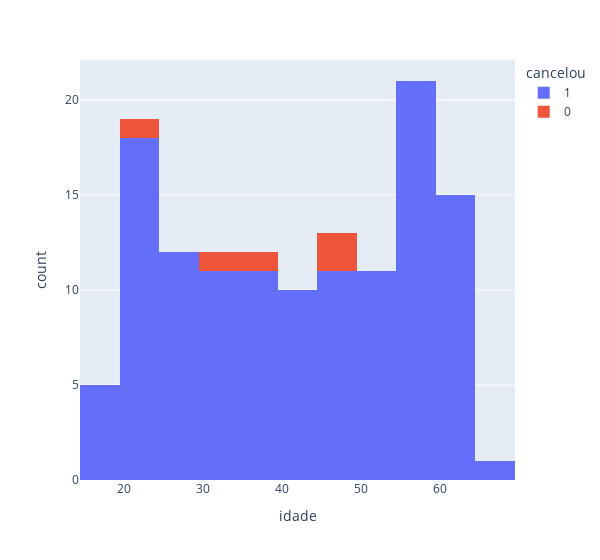
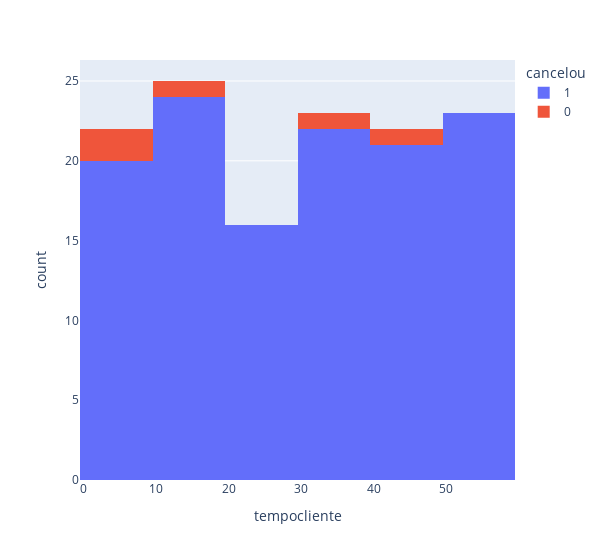
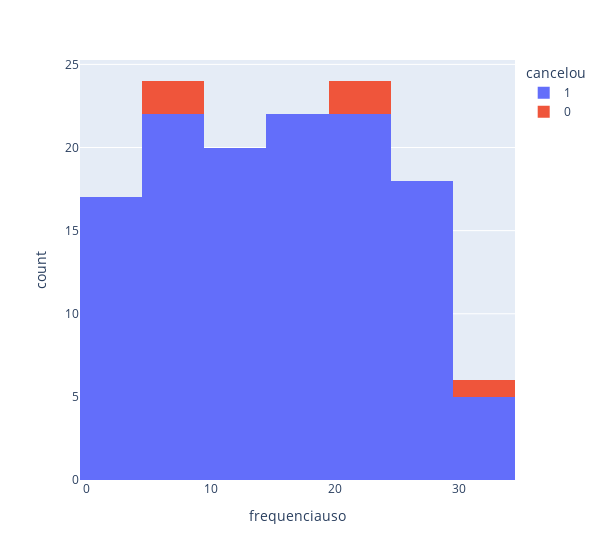
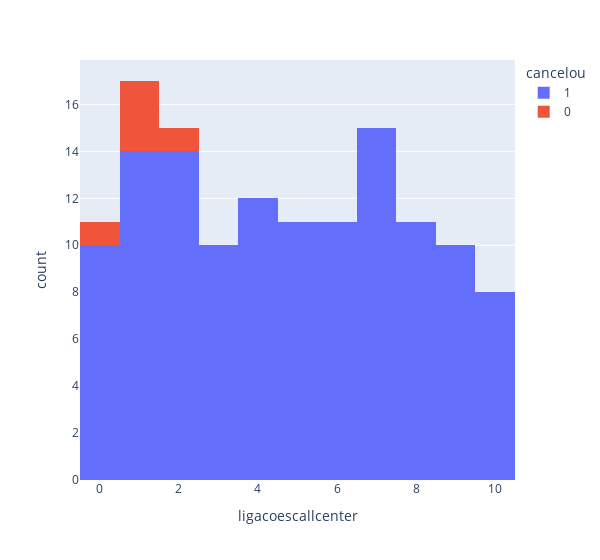

Source (notebook cell) for these figures, in order:
### Code cell
# 6 - faremos a criação de um gráfico para melhor vizualização dos cancelamentos
# importar da bilbioteca plotly (plotly.express) para graficos

import plotly.express as px

# criar o grafico de histograma dentro de uma variável
# histogram - seria o modelo de grafico
# iremos criar os graficos para compararaçao dos cancelamentos e ter uma ideia melhor 

display("criacao dos graficos para melhor visualizacao:")
for coluna in df.columns:
    grafico = px.histogram(df, x=coluna, color="cancelou", width=600)    
    
    # para nos mostrar o grafico .show()
    
    grafico.show()

### Figure 1 — Plotly figure (JSON) as saved in the notebook; plotly's stock layout.template omitted (floating-point values rounded to 4 significant figures)
{"data": [{"alignmentgroup": "True", "bingroup": "x", "hovertemplate": "cancelou=1<br>idade=%{x}<br>count=%{y}<extra></extra>", "legendgroup": "1", "marker": {"color": "#636efa", "pattern": {"shape": ""}}, "name": "1", "offsetgroup": "1", "orientation": "v", "showlegend": true, "type": "histogram", "x": [55, 51, 58, 55, 39, 64, 29, 52, 22, 48, 24, 49, 42, 57, 27, 21, 60, 65, 35, 56, 29, 20, 63, 22, 25, 38, 37, 31, 30, 23, 21, 56, 53, 33, 18, 42, 47, 30, 21, 27, 27, 32, 38, 34, 61, 22, 59, 37, 61, 63, 45, 59, 61, 46, 22, 46, 64, 35, 55, 35, 45, 24, 26, 58, 52, 32, 38, 60, 48, 52, 55, 59, 60, 27, 25, 32, 44, 27, 60, 57, 42, 31, 38, 27, 18, 40, 58, 24, 39, 51, 49, 52, 40, 21, 63, 53, 30, 55, 28, 40, 63, 56, 22, 55, 63, 51, 64, 43, 24, 23, 22, 50, 34, 18, 18, 55, 56, 21, 47, 40, 54, 18, 46, 59, 42, 56], "xaxis": "x", "yaxis": "y"}, {"alignmentgroup": "True", "bingroup": "x", "hovertemplate": "cancelou=0<br>idade=%{x}<br>count=%{y}<extra></extra>", "legendgroup": "0", "marker": {"color": "#EF553B", "pattern": {"shape": ""}}, "name": "0", "offsetgroup": "0", "orientation": "v", "showlegend": true, "type": "histogram", "x": [36, 48, 24, 48, 32], "xaxis": "x", "yaxis": "y"}], "layout": {"barmode": "relative", "legend": {"title": {"text": "cancelou"}, "tracegroupgap": 0}, "margin": {"t": 60}, "width": 600, "xaxis": {"anchor": "y", "domain": [0, 1], "title": {"text": "idade"}}, "yaxis": {"anchor": "x", "domain": [0, 1], "title": {"text": "count"}}}}

### Figure 2 — Plotly figure (JSON) as saved in the notebook; plotly's stock layout.template omitted (floating-point values rounded to 4 significant figures)
{"data": [{"alignmentgroup": "True", "bingroup": "x", "hovertemplate": "cancelou=1<br>tempocliente=%{x}<br>count=%{y}<extra></extra>", "legendgroup": "1", "marker": {"color": "#636efa", "pattern": {"shape": ""}}, "name": "1", "offsetgroup": "1", "orientation": "v", "showlegend": true, "type": "histogram", "x": [14, 33, 49, 37, 12, 3, 18, 21, 41, 35, 4, 56, 15, 55, 44, 2, 18, 29, 38, 59, 43, 37, 51, 39, 53, 28, 30, 4, 24, 26, 56, 44, 18, 6, 55, 7, 59, 52, 51, 40, 34, 3, 10, 5, 41, 45, 53, 17, 6, 38, 25, 17, 7, 41, 45, 47, 31, 19, 34, 3, 23, 1, 15, 28, 29, 13, 3, 50, 4, 1, 59, 37, 52, 48, 43, 18, 22, 49, 53, 58, 37, 40, 55, 28, 46, 31, 32, 44, 8, 2, 18, 25, 46, 42, 35, 51, 55, 10, 54, 17, 15, 14, 23, 33, 58, 49, 26, 49, 31, 59, 39, 9, 19, 3, 27, 12, 39, 11, 2, 16, 38, 55, 38, 24, 12, 15], "xaxis": "x", "yaxis": "y"}, {"alignmentgroup": "True", "bingroup": "x", "hovertemplate": "cancelou=0<br>tempocliente=%{x}<br>count=%{y}<extra></extra>", "legendgroup": "0", "marker": {"color": "#EF553B", "pattern": {"shape": ""}}, "name": "0", "offsetgroup": "0", "orientation": "v", "showlegend": true, "type": "histogram", "x": [5, 49, 14, 3, 35], "xaxis": "x", "yaxis": "y"}], "layout": {"barmode": "relative", "legend": {"title": {"text": "cancelou"}, "tracegroupgap": 0}, "margin": {"t": 60}, "width": 600, "xaxis": {"anchor": "y", "domain": [0, 1], "title": {"text": "tempocliente"}}, "yaxis": {"anchor": "x", "domain": [0, 1], "title": {"text": "count"}}}}

### Figure 3 — Plotly figure (JSON) as saved in the notebook; plotly's stock layout.template omitted (floating-point values rounded to 4 significant figures)
{"data": [{"alignmentgroup": "True", "bingroup": "x", "hovertemplate": "cancelou=1<br>frequenciauso=%{x}<br>count=%{y}<extra></extra>", "legendgroup": "1", "marker": {"color": "#636efa", "pattern": {"shape": ""}}, "name": "1", "offsetgroup": "1", "orientation": "v", "showlegend": true, "type": "histogram", "x": [4, 25, 12, 8, 5, 25, 9, 6, 17, 25, 9, 17, 16, 27, 28, 21, 16, 29, 20, 5, 12, 24, 3, 8, 2, 23, 30, 29, 7, 21, 11, 11, 21, 12, 29, 9, 24, 23, 1, 17, 13, 5, 9, 18, 4, 13, 13, 23, 7, 19, 4, 21, 12, 12, 17, 4, 20, 28, 6, 17, 4, 20, 11, 17, 2, 6, 11, 10, 7, 29, 15, 11, 6, 1, 19, 14, 7, 19, 23, 20, 12, 7, 25, 27, 30, 30, 6, 11, 19, 6, 18, 26, 3, 24, 13, 4, 26, 15, 26, 2, 16, 21, 29, 27, 26, 9, 24, 22, 24, 4, 3, 30, 17, 2, 23, 13, 20, 14, 4, 19, 7, 30, 16, 24, 19, 18], "xaxis": "x", "yaxis": "y"}, {"alignmentgroup": "True", "bingroup": "x", "hovertemplate": "cancelou=0<br>frequenciauso=%{x}<br>count=%{y}<extra></extra>", "legendgroup": "0", "marker": {"color": "#EF553B", "pattern": {"shape": ""}}, "name": "0", "offsetgroup": "0", "orientation": "v", "showlegend": true, "type": "histogram", "x": [6, 20, 22, 30, 9], "xaxis": "x", "yaxis": "y"}], "layout": {"barmode": "relative", "legend": {"title": {"text": "cancelou"}, "tracegroupgap": 0}, "margin": {"t": 60}, "width": 600, "xaxis": {"anchor": "y", "domain": [0, 1], "title": {"text": "frequenciauso"}}, "yaxis": {"anchor": "x", "domain": [0, 1], "title": {"text": "count"}}}}

### Figure 4 — Plotly figure (JSON) as saved in the notebook; plotly's stock layout.template omitted (floating-point values rounded to 4 significant figures)
{"data": [{"alignmentgroup": "True", "bingroup": "x", "hovertemplate": "cancelou=1<br>ligacoescallcenter=%{x}<br>count=%{y}<extra></extra>", "legendgroup": "1", "marker": {"color": "#636efa", "pattern": {"shape": ""}}, "name": "1", "offsetgroup": "1", "orientation": "v", "showlegend": true, "type": "histogram", "x": [6, 9, 3, 4, 7, 2, 0, 3, 10, 1, 4, 2, 2, 3, 8, 7, 8, 0, 6, 10, 2, 7, 5, 2, 10, 6, 7, 7, 6, 7, 9, 2, 1, 7, 9, 1, 6, 1, 8, 3, 4, 1, 6, 3, 7, 5, 0, 9, 4, 7, 8, 1, 7, 3, 3, 5, 9, 4, 2, 6, 5, 0, 0, 0, 2, 4, 5, 2, 9, 2, 3, 0, 2, 4, 7, 5, 7, 1, 1, 0, 8, 5, 10, 8, 0, 9, 4, 10, 10, 1, 8, 9, 6, 5, 5, 9, 5, 6, 2, 1, 4, 3, 10, 5, 7, 6, 10, 8, 9, 4, 4, 2, 1, 4, 1, 1, 1, 8, 8, 7, 7, 0, 8, 2, 6, 3], "xaxis": "x", "yaxis": "y"}, {"alignmentgroup": "True", "bingroup": "x", "hovertemplate": "cancelou=0<br>ligacoescallcenter=%{x}<br>count=%{y}<extra></extra>", "legendgroup": "0", "marker": {"color": "#EF553B", "pattern": {"shape": ""}}, "name": "0", "offsetgroup": "0", "orientation": "v", "showlegend": true, "type": "histogram", "x": [0, 1, 2, 1, 1], "xaxis": "x", "yaxis": "y"}], "layout": {"barmode": "relative", "legend": {"title": {"text": "cancelou"}, "tracegroupgap": 0}, "margin": {"t": 60}, "width": 600, "xaxis": {"anchor": "y", "domain": [0, 1], "title": {"text": "ligacoescallcenter"}}, "yaxis": {"anchor": "x", "domain": [0, 1], "title": {"text": "count"}}}}
